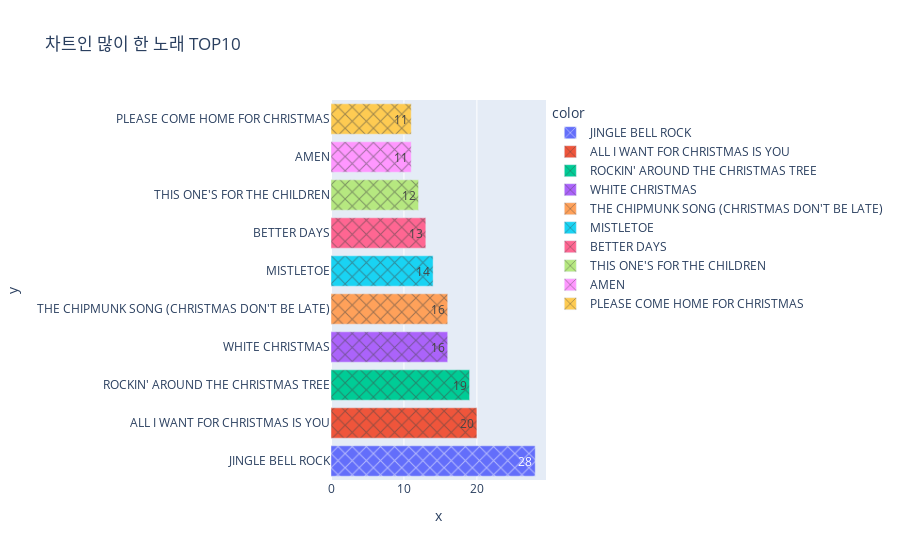

Notebook source saved alongside this figure:
### Code cell
px.bar(x=list(df['song'].value_counts()[:10].values), y=list(df['song'].value_counts()[:10].index), text=list(df['song'].value_counts()[:10].values), title="차트인 많이 한 노래 TOP10"
,color=list(df['song'].value_counts()[:10].index), color_continuous_scale='rainbow',pattern_shape_sequence=['x'])

### Figure 1 — Plotly figure (JSON) as saved in the notebook; plotly's stock layout.template omitted (floating-point values rounded to 4 significant figures)
{"data": [{"alignmentgroup": "True", "hovertemplate": "color=JINGLE BELL ROCK<br>x=%{x}<br>y=%{y}<br>text=%{text}<extra></extra>", "legendgroup": "JINGLE BELL ROCK", "marker": {"color": "#636efa", "pattern": {"shape": "x"}}, "name": "JINGLE BELL ROCK", "offsetgroup": "JINGLE BELL ROCK", "orientation": "h", "showlegend": true, "text": [28], "textposition": "auto", "type": "bar", "x": [28], "xaxis": "x", "y": ["JINGLE BELL ROCK"], "yaxis": "y"}, {"alignmentgroup": "True", "hovertemplate": "color=ALL I WANT FOR CHRISTMAS IS YOU<br>x=%{x}<br>y=%{y}<br>text=%{text}<extra></extra>", "legendgroup": "ALL I WANT FOR CHRISTMAS IS YOU", "marker": {"color": "#EF553B", "pattern": {"shape": "x"}}, "name": "ALL I WANT FOR CHRISTMAS IS YOU", "offsetgroup": "ALL I WANT FOR CHRISTMAS IS YOU", "orientation": "h", "showlegend": true, "text": [20], "textposition": "auto", "type": "bar", "x": [20], "xaxis": "x", "y": ["ALL I WANT FOR CHRISTMAS IS YOU"], "yaxis": "y"}, {"alignmentgroup": "True", "hovertemplate": "color=ROCKIN' AROUND THE CHRISTMAS TREE<br>x=%{x}<br>y=%{y}<br>text=%{text}<extra></extra>", "legendgroup": "ROCKIN' AROUND THE CHRISTMAS TREE", "marker": {"color": "#00cc96", "pattern": {"shape": "x"}}, "name": "ROCKIN' AROUND THE CHRISTMAS TREE", "offsetgroup": "ROCKIN' AROUND THE CHRISTMAS TREE", "orientation": "h", "showlegend": true, "text": [19], "textposition": "auto", "type": "bar", "x": [19], "xaxis": "x", "y": ["ROCKIN' AROUND THE CHRISTMAS TREE"], "yaxis": "y"}, {"alignmentgroup": "True", "hovertemplate": "color=WHITE CHRISTMAS<br>x=%{x}<br>y=%{y}<br>text=%{text}<extra></extra>", "legendgroup": "WHITE CHRISTMAS", "marker": {"color": "#ab63fa", "pattern": {"shape": "x"}}, "name": "WHITE CHRISTMAS", "offsetgroup": "WHITE CHRISTMAS", "orientation": "h", "showlegend": true, "text": [16], "textposition": "auto", "type": "bar", "x": [16], "xaxis": "x", "y": ["WHITE CHRISTMAS"], "yaxis": "y"}, {"alignmentgroup": "True", "hovertemplate": "color=THE CHIPMUNK SONG (CHRISTMAS DON'T BE LATE)<br>x=%{x}<br>y=%{y}<br>text=%{text}<extra></extra>", "legendgroup": "THE CHIPMUNK SONG (CHRISTMAS DON'T BE LATE)", "marker": {"color": "#FFA15A", "pattern": {"shape": "x"}}, "name": "THE CHIPMUNK SONG (CHRISTMAS DON'T BE LATE)", "offsetgroup": "THE CHIPMUNK SONG (CHRISTMAS DON'T BE LATE)", "orientation": "h", "showlegend": true, "text": [16], "textposition": "auto", "type": "bar", "x": [16], "xaxis": "x", "y": ["THE CHIPMUNK SONG (CHRISTMAS DON'T BE LATE)"], "yaxis": "y"}, {"alignmentgroup": "True", "hovertemplate": "color=MISTLETOE<br>x=%{x}<br>y=%{y}<br>text=%{text}<extra></extra>", "legendgroup": "MISTLETOE", "marker": {"color": "#19d3f3", "pattern": {"shape": "x"}}, "name": "MISTLETOE", "offsetgroup": "MISTLETOE", "orientation": "h", "showlegend": true, "text": [14], "textposition": "auto", "type": "bar", "x": [14], "xaxis": "x", "y": ["MISTLETOE"], "yaxis": "y"}, {"alignmentgroup": "True", "hovertemplate": "color=BETTER DAYS<br>x=%{x}<br>y=%{y}<br>text=%{text}<extra></extra>", "legendgroup": "BETTER DAYS", "marker": {"color": "#FF6692", "pattern": {"shape": "x"}}, "name": "BETTER DAYS", "offsetgroup": "BETTER DAYS", "orientation": "h", "showlegend": true, "text": [13], "textposition": "auto", "type": "bar", "x": [13], "xaxis": "x", "y": ["BETTER DAYS"], "yaxis": "y"}, {"alignmentgroup": "True", "hovertemplate": "color=THIS ONE'S FOR THE CHILDREN<br>x=%{x}<br>y=%{y}<br>text=%{text}<extra></extra>", "legendgroup": "THIS ONE'S FOR THE CHILDREN", "marker": {"color": "#B6E880", "pattern": {"shape": "x"}}, "name": "THIS ONE'S FOR THE CHILDREN", "offsetgroup": "THIS ONE'S FOR THE CHILDREN", "orientation": "h", "showlegend": true, "text": [12], "textposition": "auto", "type": "bar", "x": [12], "xaxis": "x", "y": ["THIS ONE'S FOR THE CHILDREN"], "yaxis": "y"}, {"alignmentgroup": "True", "hovertemplate": "color=AMEN<br>x=%{x}<br>y=%{y}<br>text=%{text}<extra></extra>", "legendgroup": "AMEN", "marker": {"color": "#FF97FF", "pattern": {"shape": "x"}}, "name": "AMEN", "offsetgroup": "AMEN", "orientation": "h", "showlegend": true, "text": [11], "textposition": "auto", "type": "bar", "x": [11], "xaxis": "x", "y": ["AMEN"], "yaxis": "y"}, {"alignmentgroup": "True", "hovertemplate": "color=PLEASE COME HOME FOR CHRISTMAS<br>x=%{x}<br>y=%{y}<br>text=%{text}<extra></extra>", "legendgroup": "PLEASE COME HOME FOR CHRISTMAS", "marker": {"color": "#FECB52", "pattern": {"shape": "x"}}, "name": "PLEASE COME HOME FOR CHRISTMAS", "offsetgroup": "PLEASE COME HOME FOR CHRISTMAS", "orientation": "h", "showlegend": true, "text": [11], "textposition": "auto", "type": "bar", "x": [11], "xaxis": "x", "y": ["PLEASE COME HOME FOR CHRISTMAS"], "yaxis": "y"}], "layout": {"barmode": "relative", "legend": {"title": {"text": "color"}, "tracegroupgap": 0}, "title": {"text": "차트인 많이 한 노래 TOP10"}, "xaxis": {"anchor": "y", "domain": [0, 1], "title": {"text": "x"}}, "yaxis": {"anchor": "x", "domain": [0, 1], "title": {"text": "y"}}}}
